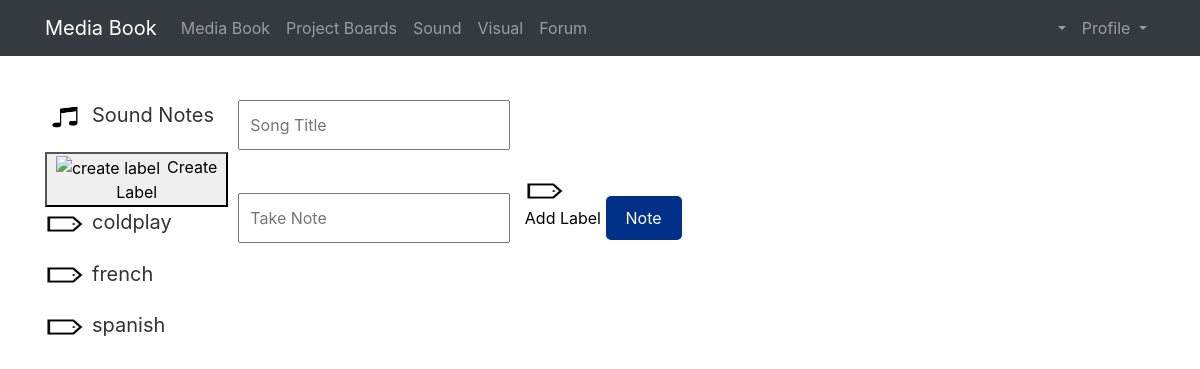
/sound/coldplay/ (signed in), run on the app's committed database.
### Sound/models.py (models this page shows)
class SoundLabel(models.Model):
    label_name = models.CharField(max_length=15)
    def __str__(self):
         return self.label_name

### Sound/views.py (the view)
# urls.py: path('<str:label_name>/', views.label_sort, name='label_sort'),
@login_required
def label_sort(request, label_name):
    notes = noteQuery()
    labels = labelQuery()
    label = SoundLabel.objects.get(label_name=label_name)
    return render(request, 'label_sort.html', {'label': label, "notes":notes, "labels":labels})

### Forum/context_processors.py (called while the page is built)
def notifications(request):
    if request.user.is_authenticated:
        return {
            'global_notifications': Notification.objects.filter(to_user=request.user, is_read=False).order_by('-date')
        }
    return {}

### Sound/views.py (called while the page is built)
def noteQuery():
    return SoundNote.objects.all().order_by('-created_at')

def labelQuery():
    return SoundLabel.objects.all().order_by("label_name")

### Sound/templates/label_sort.html (shortened to what this page needs)
{% extends 'base.html' %}
{% load static %}
{% block content %}
<sound>
    <div class="sidebar">
        <a href="{% url 'sound' %}"><img src="{% static 'icons/music-sound.png' %}" alt="Sound Notes">Sound Notes</a>
        <button onclick="createLabel()"><img src="{% static 'icons/edit-label-sound.png' %}" alt="create label">Create Label</button>
        {% for label in labels %}
        <a href="{% url 'label_sort' label.label_name %}"><img src="{% static 'icons/label-sound.png' %}" alt="Labels">{{label.label_name}}</a>
        {% endfor %}
    </div>
    <div class="note">
        <form class="note-form" method="POST" action="">
            <input type="text" name="title" placeholder="Song Title"><p></p>
            <input type="text" name="description" placeholder="Take Note">
            <div id="AddLabel" class="addLabel">
                <img style="display:block;" onclick="selectLabel()" src="{% static 'icons/label-sound.png' %}" alt="select label"><span style="color:black">Add Label</span></img>
            </div>
            <button type="note-button" name="soundNoteSubmit" >Note</button>
        </form>
    </div>
</sound>
{% endblock %}

### Sound/templates/label_sort.html (style rules this page uses)
sound { display: flex; }
.sidebar { flex: 0.5; color: #333; width: 80px; padding: 20px 0; margin-right:10px; }
.sidebar a { display: block; text-align: left; margin-bottom: 20px; color: #333; text-decoration: none; font-size: 20px; }
.sidebar img { width: 40px; height: 30px; margin-right: 7px; label-color:black; }
.note { flex: 2.5; display: -webkit-flex; color: #fff; width: 80px; padding: 20px 0; -webkit-flex-direction: row; flex-direction: column; height: 100%; }
.addLabel { display:inline-block; }
.addLabel img { width: 40px; height: 30px; }
.note-form input[type="text"] { flex: 1; padding: 10px; margin-right: 10px; margin-bottom: 10px; font-size: 16px; min-height: 50px; max-height: 200px; }
.note-form button { padding: 10px 20px; background-color: #003087; border: none; color: white; border-radius: 5px; cursor: pointer; transition: background-color 0.3s ease; }

### data on the page
SoundLabel: label_name "coldplay"
SoundLabel: label_name "french"
SoundLabel: label_name "spanish"
